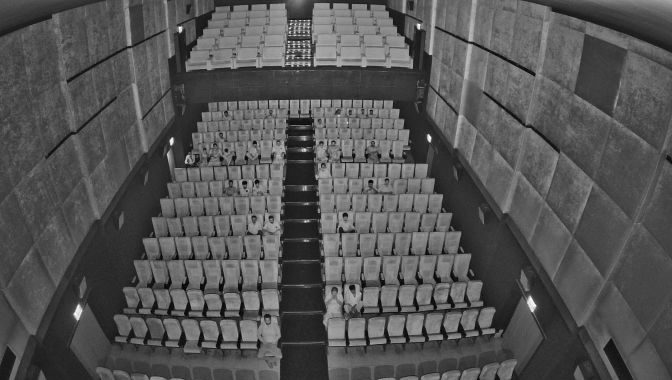
#> input picture poc/detectcount/sampleimages/4.jpeg, 1344 x 760 px (shown at 1/2 size); its folder holds only this picture in this run
$ python -i ImageQualityAnalysis.py   (imports and definitions only)   (older library calls are emulated)
#> lines starting #> are read from the running program, lines starting #| are printed output that depends on the picture
#> further down, picture is the input picture: shape (760, 1344, 3); min 0, max 255, mean 84.1
import cv2
import numpy as np
from skimage import measure
import matplotlib.pyplot as plt
import io

def analyze_quality(image, file_name="unknown", grid_size=8, focus_threshold=100):
#> called with file_name = 'unknown', grid_size = 8, focus_threshold = 100
    gray = cv2.cvtColor(image, cv2.COLOR_BGR2GRAY)
    height, width = gray.shape
#> height = 760; width = 1344
    total_pixels = height * width
#> total_pixels = 1021440
    megapixels = round(total_pixels / 1_000_000, 2)
#> megapixels = 1.02
    aspect_ratio = round(width / height, 2)
#> aspect_ratio = 1.77

    global_sharpness = cv2.Laplacian(gray, cv2.CV_64F).var()
#> global_sharpness = 388
    blur = cv2.GaussianBlur(gray, (3, 3), 0)
    noise = np.mean(cv2.absdiff(gray, blur))
#> noise = 2.47
    contrast = np.std(gray)
#> contrast = 33.8
    dynamic_range = np.max(gray) - np.min(gray)
#> dynamic_range = 255
    dynamic_range_norm = dynamic_range / 255
#> dynamic_range_norm = 1
    entropy = measure.shannon_entropy(gray)
#> entropy = 7.07
    mean_intensity = np.mean(gray)
#> mean_intensity = 84.13

    h_block, w_block = height // grid_size, width // grid_size
#> h_block = 95; w_block = 168
    sharp_blocks = 0
    total_blocks = grid_size * grid_size
    heatmap = np.zeros((grid_size, grid_size))

    for i in range(grid_size):
        for j in range(grid_size):
            y, x = i * h_block, j * w_block
            block = gray[y:y + h_block, x:x + w_block]
            block_var = cv2.Laplacian(block, cv2.CV_64F).var()
            if block_var >= focus_threshold:
                sharp_blocks += 1
            heatmap[i, j] = block_var
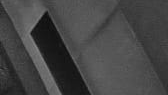
#> block: shape (95, 168); min 10, max 136, mean 69.1
#> after the loop, sharp_blocks = 55

    focus_ratio = sharp_blocks / total_blocks
#> focus_ratio = 0.859
    focus_status = "Yes" if focus_ratio >= 0.8 else "Partial" if focus_ratio >= 0.5 else "No"
#> focus_status = 'Yes'

    edges = cv2.Canny(gray, 100, 200)
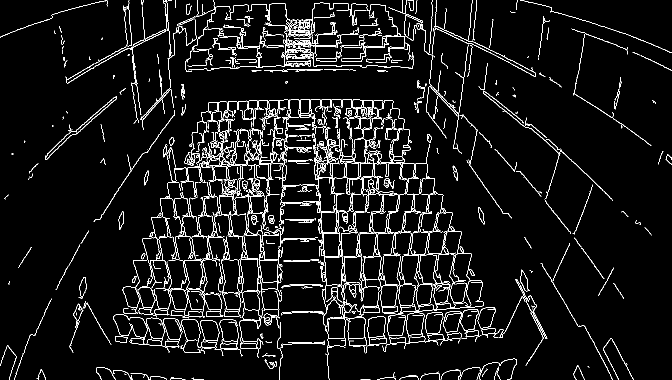
#> edges: shape (760, 1344) (shown at 1/2 size); 5.6% white in thin lines or dots
    edge_density = np.sum(edges > 0) / total_pixels
#> edge_density = 0.056

    image_lab = cv2.cvtColor(image, cv2.COLOR_BGR2Lab)
#> image_lab: shape (760, 1344, 3); mean of channels 0, 1, 2 90.1, 128, 128
    colorfulness = np.std(image_lab[:, :, 1]) + np.std(image_lab[:, :, 2])
#> colorfulness = 0
    saturation = np.mean(cv2.cvtColor(image, cv2.COLOR_BGR2HSV)[:, :, 1])
#> saturation = 0
    avg_rgb = np.mean(image, axis=(0, 1))
#> avg_rgb = [84.13, 84.13, 84.13]
    white_balance_deviation = np.std(avg_rgb)
#> white_balance_deviation = 0

    def rate(val, good, avg): return "Good" if val >= good else "Average" if val >= avg else "Poor"
    sharpness_level = rate(global_sharpness, 200, 100)
#> sharpness_level = 'Good'
    noise_level = rate(-noise, -10, -20)
#> noise_level = 'Good'
    contrast_level = rate(contrast, 50, 30)
#> contrast_level = 'Average'
    dynamic_range_level = rate(dynamic_range_norm, 0.6, 0.3)
#> dynamic_range_level = 'Good'
    edge_density_level = rate(edge_density, 0.04, 0.02)
#> edge_density_level = 'Good'
    entropy_level = rate(entropy, 6.5, 5.0)
#> entropy_level = 'Good'

    ratings = [
        sharpness_level, noise_level, contrast_level,
        dynamic_range_level, edge_density_level, entropy_level
    ]
#> ratings = ['Good', 'Good', 'Average', 'Good', 'Good', 'Good']
    quality = "Good" if ratings.count("Good") >= 4 else "Poor" if ratings.count("Poor") >= 3 else "Average"
#> quality = 'Good'

    stats = {
        "File Name": file_name,
        "Resolution": f"{width}×{height}",
        "Aspect Ratio": aspect_ratio,
        "Total Pixels": total_pixels,
        "Megapixels": f"{megapixels:.2f} MP",
        "Sharpness": f"{global_sharpness:.2f} ({sharpness_level})",
        "Noise Level": f"{noise:.2f} ({noise_level})",
        "Contrast": f"{contrast:.2f} ({contrast_level})",
        "Dynamic Range": f"{dynamic_range_norm:.2f} ({dynamic_range_level})",
        "Entropy": f"{entropy:.2f} ({entropy_level})",
        "Mean Brightness": f"{mean_intensity:.2f}",
        "Edge Density": f"{edge_density:.4f} ({edge_density_level})",
        "Fully In Focus": focus_status,
        "Focus Coverage": f"{focus_ratio*100:.1f}%",
        "Colorfulness": f"{colorfulness:.2f}",
        "Saturation": f"{saturation:.2f}",
        "White Balance Deviation": f"{white_balance_deviation:.2f}",
        "Overall Quality": quality
    }

    return stats, heatmap, gray

# 📊 Visualizations

# [54 lines left out: functions is_float, fig_to_buf, get_metrics_chart, get_focus_heatmap, get_intensity_histogram, not called in this run]

>>> import cv2
>>> picture = cv2.imread('sampleimages/4.jpeg')
>>> result = analyze_quality(picture)

$ run again, on poc/detectcount/sampleimages/5.jpeg
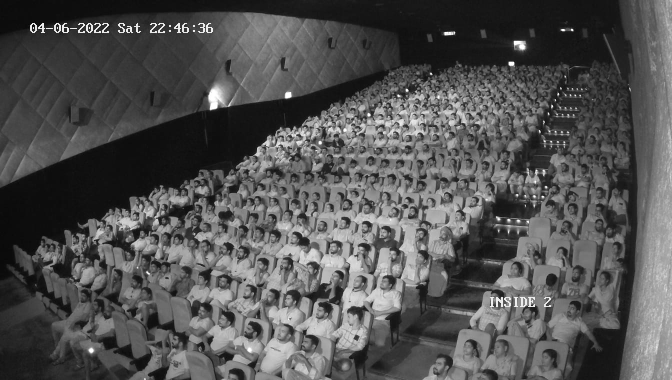
#> input picture poc/detectcount/sampleimages/5.jpeg, 1344 x 760 px (shown at 1/2 size)
#> picture is the input picture: shape (760, 1344, 3); min 0, max 255, mean 82.4
#> global_sharpness = 594.2
#> noise = 2.57
#> contrast = 51.95
#> dynamic_range = 255
#> dynamic_range_norm = 1
#> entropy = 7.45
#> mean_intensity = 82.4
#> after the loop in analyze_quality, `for i in range(grid_size):`:
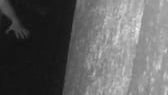
#> block: shape (95, 168); min 16, max 241, mean 96.1
#> after the loop in analyze_quality, `for i in range(grid_size):`: sharp_blocks = 50
#> focus_ratio = 0.781
#> focus_status = 'Partial'
#> in analyze_quality, `edges = cv2.Canny(gray, 100, 200)`:
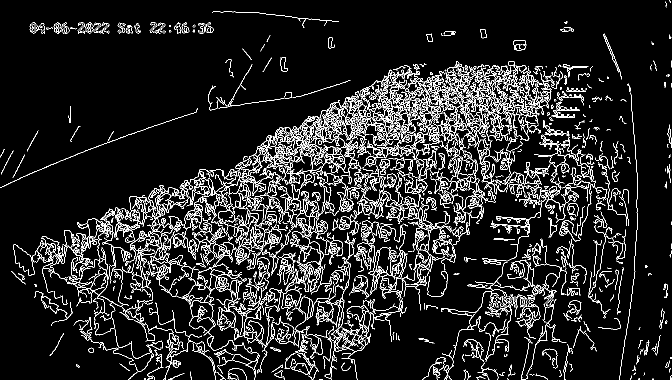
#> edges: shape (760, 1344) (shown at 1/2 size); 9.2% white in thin lines or dots
#> edge_density = 0.0924
#> image_lab: shape (760, 1344, 3); mean of channels 0, 1, 2 86.6, 128, 128
#> colorfulness = 0
#> avg_rgb = [82.4, 82.4, 82.4]
#> white_balance_deviation = 0
#> sharpness_level = 'Good'
#> ratings = ['Good', 'Good', 'Good', 'Good', 'Good', 'Good']
#> quality = 'Good'

$ run again, on poc/detectcount/sampleimages/6.jpeg
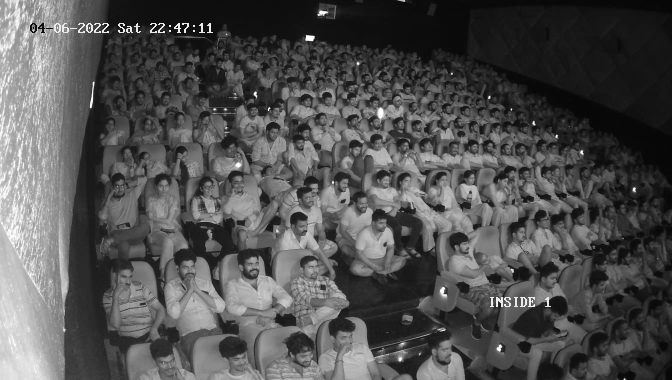
#> input picture poc/detectcount/sampleimages/6.jpeg, 1344 x 760 px (shown at 1/2 size)
#> picture is the input picture: shape (760, 1344, 3); min 0, max 255, mean 80.8
#> global_sharpness = 471.7
#> noise = 2.22
#> contrast = 56.47
#> dynamic_range = 255
#> dynamic_range_norm = 1
#> entropy = 7.53
#> mean_intensity = 80.82
#> after the loop in analyze_quality, `for i in range(grid_size):`:
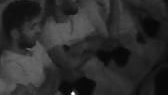
#> block: shape (95, 168); min 0, max 255, mean 44.4
#> after the loop in analyze_quality, `for i in range(grid_size):`: sharp_blocks = 50
#> focus_ratio = 0.781
#> focus_status = 'Partial'
#> in analyze_quality, `edges = cv2.Canny(gray, 100, 200)`:
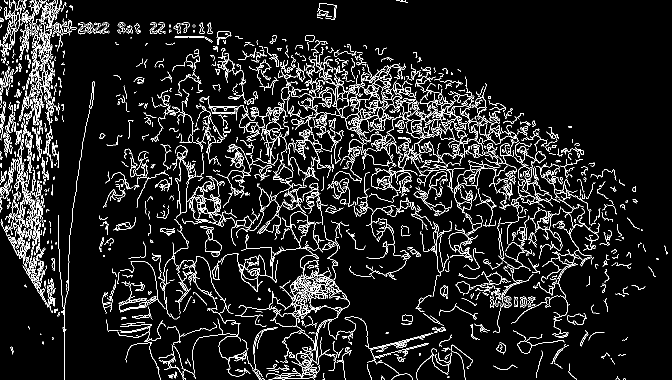
#> edges: shape (760, 1344) (shown at 1/2 size); 8% white in thin lines or dots
#> edge_density = 0.0802
#> image_lab: shape (760, 1344, 3); mean of channels 0, 1, 2 84.5, 128, 128
#> colorfulness = 0
#> avg_rgb = [80.82, 80.82, 80.82]
#> white_balance_deviation = 0
#> sharpness_level = 'Good'
#> ratings = ['Good', 'Good', 'Good', 'Good', 'Good', 'Good']
#> quality = 'Good'

$ run again, on poc/detectcount/sampleimages/capture_192_168_1_64_20250909_211159.jpg
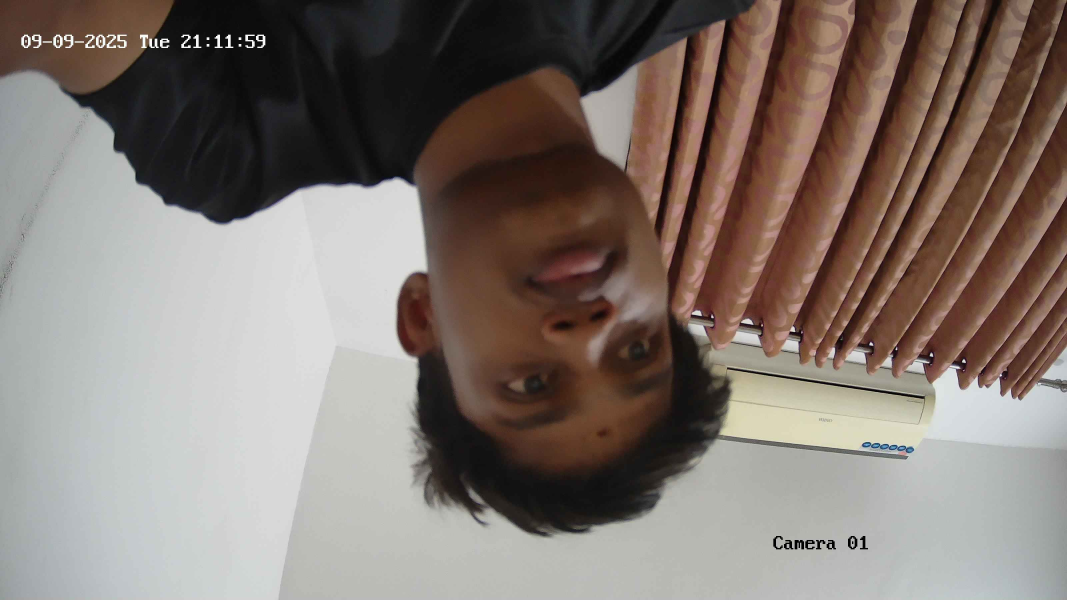
#> input picture poc/detectcount/sampleimages/capture_192_168_1_64_20250909_211159.jpg, 3200 x 1800 px (shown at 1/3 size)
#> picture is the input picture: shape (1800, 3200, 3); mean B, G, R 112.4, 119.1, 130.2
#> global_sharpness = 121.7
#> noise = 0.525
#> contrast = 71.35
#> dynamic_range = 255
#> dynamic_range_norm = 1
#> entropy = 6.88
#> mean_intensity = 121.7
#> after the loop in analyze_quality, `for i in range(grid_size):`:
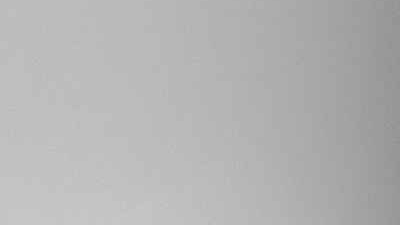
#> block: shape (225, 400); min 145, max 198, mean 179.6
#> after the loop in analyze_quality, `for i in range(grid_size):`: sharp_blocks = 16
#> focus_ratio = 0.25
#> focus_status = 'No'
#> in analyze_quality, `edges = cv2.Canny(gray, 100, 200)`:
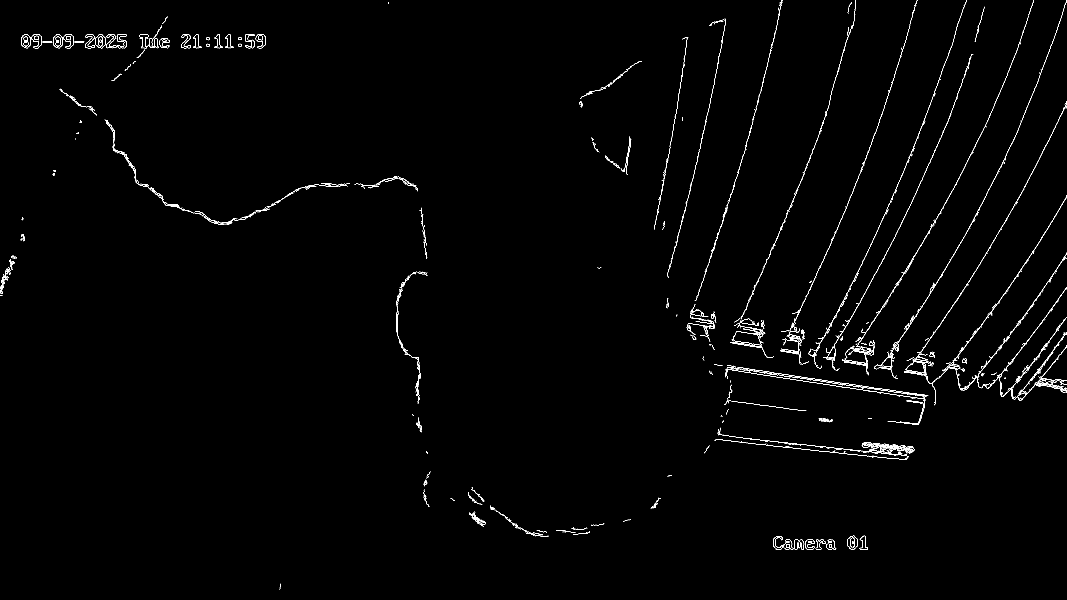
#> edges: shape (1800, 3200) (shown at 1/3 size); 0.75% white in thin lines or dots
#> edge_density = 0.00748
#> image_lab: shape (1800, 3200, 3); mean of channels 0, 1, 2 126.2, 132, 133.9
#> colorfulness = 14.18
#> saturation = 52.47
#> avg_rgb = [112.4, 119.1, 130.2]
#> white_balance_deviation = 7.38
#> sharpness_level = 'Average'
#> noise_level = 'Good'
#> edge_density_level = 'Poor'
#> entropy_level = 'Good'
#> ratings = ['Average', 'Good', 'Good', 'Good', 'Poor', 'Good']
#> quality = 'Good'
